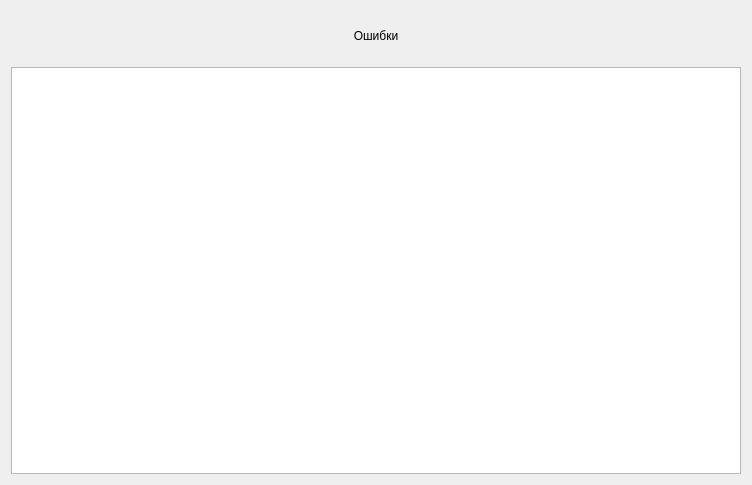
<?xml version="1.0" encoding="UTF-8"?>
<ui version="4.0">
 <class>ErrorsWidget</class>
 <widget class="QWidget" name="ErrorsWidget">
  <property name="geometry">
   <rect>
    <x>0</x>
    <y>0</y>
    <width>752</width>
    <height>485</height>
   </rect>
  </property>
  <property name="windowTitle">
   <string>Form</string>
  </property>
  <layout class="QVBoxLayout" name="verticalLayout">
   <item>
    <widget class="QLabel" name="label">
     <property name="minimumSize">
      <size>
       <width>0</width>
       <height>50</height>
      </size>
     </property>
     <property name="text">
      <string>Ошибки</string>
     </property>
     <property name="alignment">
      <set>Qt::AlignCenter</set>
     </property>
    </widget>
   </item>
   <item>
    <widget class="QTableView" name="table_view"/>
   </item>
  </layout>
 </widget>
 <resources/>
 <connections/>
</ui>
